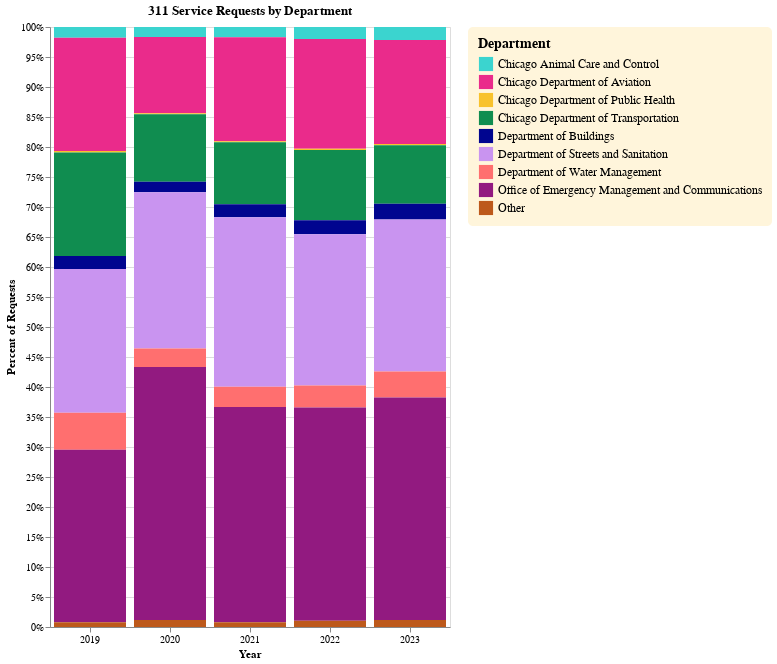

Notebook code for this chart:
### Code cell
# Define a dictionary to map differing department names to each other from the 311 dataset to the budget dataset
dept_dict = {"Department of Transportation": "Chicago Department of Transportation",
    "Animal Care and Control": "Chicago Animal Care and Control", 
    "Streets and Sanitation": "Department of Streets and Sanitation", 
    "Health": "Chicago Department of Public Health", 
    "Department of Water Management": "Department of Water Management", 
    "311 City Services": "Office of Emergency Management and Communications", 
    "Buildings": "Department of Buildings", "Aviation": "Chicago Department of Aviation",
    "Other": "Other"}

# Chart 3: Stacked bar chart showing which departments get the most 311 requests year over year
def stacked_bar_311(df):
    df["department2"] = np.where(df["department"].isin(["Department of Transportation",
       'Animal Care and Control', 'Streets and Sanitation', 
       'Health', 'Department of Water Management', '311 City Services', 
       'Buildings','Aviation']), df["department"], "Other")
    df["department2"] = df["department2"].map(dept_dict)
    df = df.groupby(["year", "department2"], as_index = False)["num_requests"].sum()

    chart = alt.Chart(df, title = "311 Service Requests by Department").mark_bar().encode(
        x=alt.X("year").title("Year").axis(labelAngle = 0),
        y = alt.Y("num_requests").stack("normalize").title("Percent of Requests"),
        color = alt.Color("department2").title("Department")
    ).properties(width = 400, height = 600
    ).configure_legend(labelLimit= 0,
                        padding = 10,
                        cornerRadius = 5,
                        labelFontSize = 12,
                        symbolSize = 200,
                        titleFontSize = 14,
                        fillColor = "#FFF5DB"
    ).configure_range(
        category=alt.RangeScheme(colors[1:])
)
    return chart

stacked_bar_311(requests_311)

### Figure 1 — Vega-Lite specification as saved in the notebook (floating-point values rounded to 4 significant figures)
{"usermeta": {"embedOptions": {"theme": "vox"}}, "config": {"view": {"continuousWidth": 300, "continuousHeight": 300}, "legend": {"cornerRadius": 5, "fillColor": "#FFF5DB", "labelFontSize": 12, "labelLimit": 0, "padding": 10, "symbolSize": 200, "titleFontSize": 14}, "range": {"category": ["#3BD4CF", "#EA2B8B", "#F8C22C", "#108D50", "#00058F", "#C994F0", "#FF6F6F", "#921A80", "#BD591B"]}}, "data": {"name": "data-ee74bf5b88db55cb94ea41518539c29d"}, "mark": {"type": "bar"}, "encoding": {"color": {"field": "department2", "title": "Department", "type": "nominal"}, "x": {"axis": {"labelAngle": 0}, "field": "year", "title": "Year", "type": "nominal"}, "y": {"field": "num_requests", "stack": "normalize", "title": "Percent of Requests", "type": "quantitative"}}, "height": 600, "title": "311 Service Requests by Department", "width": 400, "$schema": "https://vega.github.io/schema/vega-lite/v5.20.1.json", "datasets": {"data-ee74bf5b88db55cb94ea41518539c29d": [{"year": "2019", "department2": "Chicago Animal Care and Control", "num_requests": 31551}, {"year": "2019", "department2": "Chicago Department of Aviation", "num_requests": 333040}, {"year": "2019", "department2": "Chicago Department of Public Health", "num_requests": 4182}, {"year": "2019", "department2": "Chicago Department of Transportation", "num_requests": 304421}, {"year": "2019", "department2": "Department of Buildings", "num_requests": 38289}, {"year": "2019", "department2": "Department of Streets and Sanitation", "num_requests": 422827}, {"year": "2019", "department2": "Department of Water Management", "num_requests": 108661}, {"year": "2019", "department2": "Office of Emergency Management and Communications", "num_requests": 506595}, {"year": "2019", "department2": "Other", "num_requests": 14239}, {"year": "2020", "department2": "Chicago Animal Care and Control", "num_requests": 34195}, {"year": "2020", "department2": "Chicago Department of Aviation", "num_requests": 258734}, {"year": "2020", "department2": "Chicago Department of Public Health", "num_requests": 3313}, {"year": "2020", "department2": "Chicago Department of Transportation", "num_requests": 228982}, {"year": "2020", "department2": "Department of Buildings", "num_requests": 35522}, {"year": "2020", "department2": "Department of Streets and Sanitation", "num_requests": 529798}, {"year": "2020", "department2": "Department of Water Management", "num_requests": 62745}, {"year": "2020", "department2": "Office of Emergency Management and Communications", "num_requests": 858475}, {"year": "2020", "department2": "Other", "num_requests": 23340}, {"year": "2021", "department2": "Chicago Animal Care and Control", "num_requests": 31530}, {"year": "2021", "department2": "Chicago Department of Aviation", "num_requests": 317127}, {"year": "2021", "department2": "Chicago Department of Public Health", "num_requests": 2925}, {"year": "2021", "department2": "Chicago Department of Transportation", "num_requests": 189220}, {"year": "2021", "department2": "Department of Buildings", "num_requests": 39529}, {"year": "2021", "department2": "Department of Streets and Sanitation", "num_requests": 516270}, {"year": "2021", "department2": "Department of Water Management", "num_requests": 61826}, {"year": "2021", "department2": "Office of Emergency Management and Communications", "num_requests": 656348}, {"year": "2021", "department2": "Other", "num_requests": 14732}, {"year": "2022", "department2": "Chicago Animal Care and Control", "num_requests": 35907}, {"year": "2022", "department2": "Chicago Department of Aviation", "num_requests": 325772}, {"year": "2022", "department2": "Chicago Department of Public Health", "num_requests": 3231}, {"year": "2022", "department2": "Chicago Department of Transportation", "num_requests": 209166}, {"year": "2022", "department2": "Department of Buildings", "num_requests": 41544}, {"year": "2022", "department2": "Department of Streets and Sanitation", "num_requests": 448971}, {"year": "2022", "department2": "Department of Water Management", "num_requests": 65157}, {"year": "2022", "department2": "Office of Emergency Management and Communications", "num_requests": 633431}, {"year": "2022", "department2": "Other", "num_requests": 18466}, {"year": "2023", "department2": "Chicago Animal Care and Control", "num_requests": 38519}, {"year": "2023", "department2": "Chicago Department of Aviation", "num_requests": 308218}, {"year": "2023", "department2": "Chicago Department of Public Health", "num_requests": 3568}, {"year": "2023", "department2": "Chicago Department of Transportation", "num_requests": 173736}, {"year": "2023", "department2": "Department of Buildings", "num_requests": 46687}, {"year": "2023", "department2": "Department of Streets and Sanitation", "num_requests": 450490}, {"year": "2023", "department2": "Department of Water Management", "num_requests": 77386}, {"year": "2023", "department2": "Office of Emergency Management and Communications", "num_requests": 659021}, {"year": "2023", "department2": "Other", "num_requests": 20980}]}}
